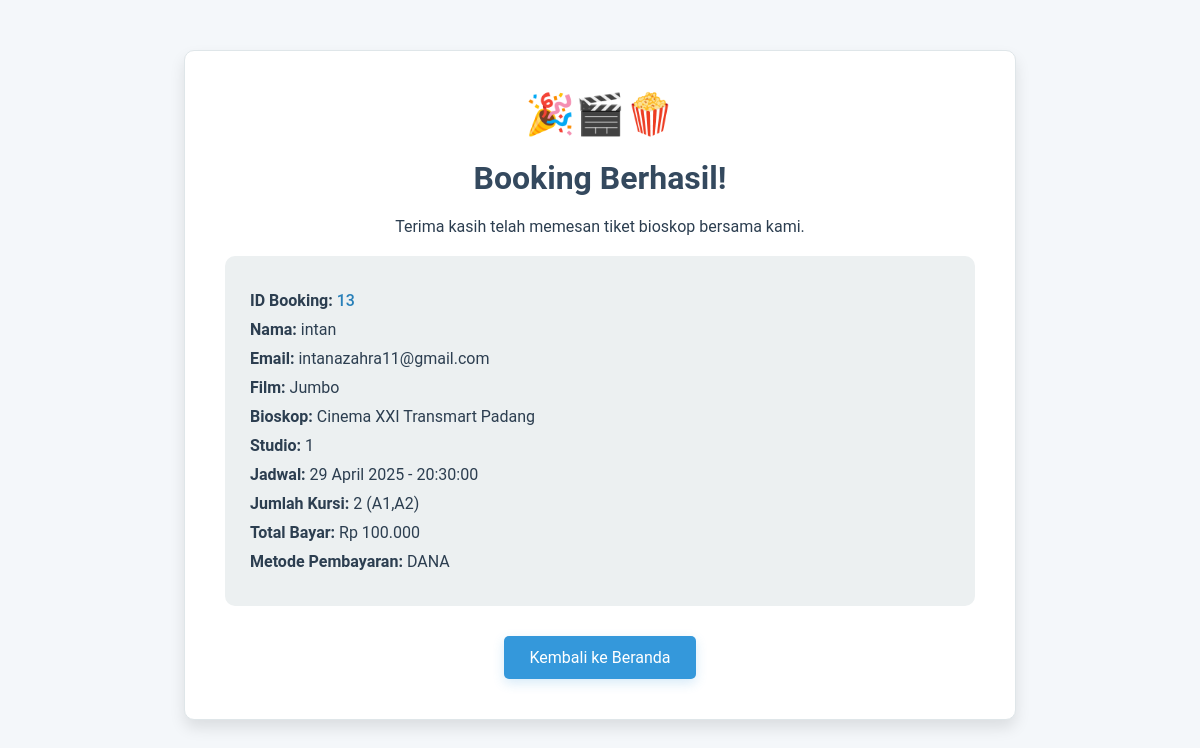
The app's page /booking_success.php?id=13 with its own data.
### tables this page shows
CREATE TABLE `bookings` (
  `id` int(11) NOT NULL,
  `film_id` int(11) NOT NULL,
  `customer_name` varchar(255) NOT NULL,
  `customer_email` varchar(255) NOT NULL,
  `customer_phone` varchar(15) NOT NULL,
  `schedule_id` int(11) NOT NULL,
  `seat_count` int(11) NOT NULL,
  `total_price` decimal(10,2) NOT NULL,
  `payment_method` varchar(50) NOT NULL,
  `studio` int(11) NOT NULL,
  `seat_code` varchar(50) NOT NULL,
  `created_at` timestamp NOT NULL DEFAULT current_timestamp(),
  `cinema_id` int(11) NOT NULL
);

CREATE TABLE `films` (
  `id` int(11) NOT NULL,
  `title` varchar(255) NOT NULL,
  `genre_name` varchar(11) DEFAULT NULL,
  `duration` int(11) NOT NULL,
  `rating` varchar(10) NOT NULL,
  `synopsis` text NOT NULL,
  `poster` varchar(255) NOT NULL,
  `price` int(11) NOT NULL,
  `studio` int(100) NOT NULL,
  `cinema_id` varchar(255) NOT NULL,
  `created_at` timestamp NOT NULL DEFAULT current_timestamp()
);

CREATE TABLE `cinemas` (
  `id` int(11) NOT NULL,
  `name` varchar(255) NOT NULL,
  `location` varchar(255) NOT NULL,
  `capacity` int(11) NOT NULL,
  `created_at` timestamp NOT NULL DEFAULT current_timestamp(),
  `image` varchar(255) DEFAULT NULL,
  `schedule_id` int(11) DEFAULT NULL,
  `studio_id` int(11) NOT NULL,
  `film_id` int(11) NOT NULL
);

CREATE TABLE `schedules` (
  `id` int(11) NOT NULL,
  `film_id` int(11) NOT NULL,
  `cinema_id` int(11) NOT NULL,
  `studio_id` int(100) NOT NULL,
  `date` date NOT NULL,
  `time` time NOT NULL,
  `available_seats` int(11) NOT NULL,
  `created_at` timestamp NOT NULL DEFAULT current_timestamp()
);

### booking_success.php (the view, shortened to what this page needs)
<?php
require_once 'db_connect.php';
$booking_id = isset($_GET['id']) ? (int)$_GET['id'] : 0;
$stmt = $conn->prepare("SELECT b.*, f.title, s.date, s.time, c.name AS cinema_name
    FROM bookings b
    JOIN films f ON b.film_id = f.id
    JOIN schedules s ON b.schedule_id = s.id
    JOIN cinemas c ON b.cinema_id = c.id
    WHERE b.id = ?");
$stmt->bind_param("i", $booking_id);
$stmt->execute();
$result = $stmt->get_result();
$booking = $result->fetch_assoc();
?>
<!DOCTYPE html>
<html lang="id">
<head>
</head>
<body>
    <div class="container">
        <div class="emoji">🎉🎬🍿</div>
        <h1>Booking Berhasil!</h1>
        <p>Terima kasih telah memesan tiket bioskop bersama kami.</p>
        <div class="info">
            <p><strong>ID Booking:</strong> <span class="highlight"><?= htmlspecialchars($booking['id']) ?></span></p>
            <p><strong>Nama:</strong> <?= htmlspecialchars($booking['customer_name']) ?></p>
            <p><strong>Email:</strong> <?= htmlspecialchars($booking['customer_email']) ?></p>
            <p><strong>Film:</strong> <?= htmlspecialchars($booking['title']) ?></p>
            <p><strong>Bioskop:</strong> <?= htmlspecialchars($booking['cinema_name']) ?></p>
            <p><strong>Studio:</strong> <?= htmlspecialchars($booking['studio']) ?></p>
            <p><strong>Jadwal:</strong> <?= date('d F Y', strtotime($booking['date'])) ?> - <?= $booking['time'] ?></p>
            <p><strong>Jumlah Kursi:</strong> <?= $booking['seat_count'] ?> (<?= htmlspecialchars($booking['seat_code']) ?>)</p>
            <p><strong>Total Bayar:</strong> Rp <?= number_format($booking['total_price'], 0, ',', '.') ?></p>
            <p><strong>Metode Pembayaran:</strong> <?= htmlspecialchars($booking['payment_method']) ?></p>
        </div>
        <a href="index1.php" class="button">Kembali ke Beranda</a>
    </div>
</body>
</html>

### booking_success.php (style rules this page uses)
body { font-family: 'Roboto', sans-serif; background-color: #f4f7fa; color: #2c3e50; margin: 0; padding: 0; }
.container { max-width: 750px; margin: 50px auto; background-color: #ffffff; border: 1px solid #dfe6e9; border-radius: 10px; padding: 40px; text-align: center; box-shadow: 0 8px 15px rgba(0, 0, 0, 0.1); }
h1 { font-size: 32px; color: #34495e; margin-bottom: 20px; font-weight: 700; }
.emoji { font-size: 40px; margin-bottom: 20px; }
.info { text-align: left; background-color: #ecf0f1; border-radius: 10px; padding: 25px; margin-top: 20px; }
.info p { font-size: 16px; margin: 10px 0; }
.highlight { color: #2980b9; font-weight: 500; }
a.button { display: inline-block; margin-top: 30px; padding: 12px 25px; font-size: 16px; background-color: #3498db; color: white; text-decoration: none; border-radius: 5px; box-shadow: 0 4px 12px rgba(52, 152, 219, 0.2); transition: background-color 0.3s; }

### records on screen
bookings: id "13", customer_name "intan", customer_email "intanazahra11@gmail.com", film.title "Jumbo", cinema.name "Cinema XXI Transmart Padang", studio "1", schedule.date "29 April 2025", schedule.time "20:30:00", seat_count "2", seat_code "A1,A2", total_price "100.000", payment_method "DANA"
